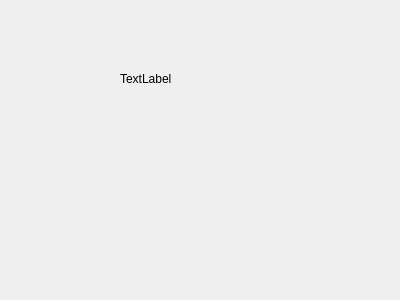
<?xml version="1.0" encoding="UTF-8"?>
<ui version="4.0">
 <class>Form</class>
 <widget class="QWidget" name="Form">
  <property name="geometry">
   <rect>
    <x>0</x>
    <y>0</y>
    <width>400</width>
    <height>300</height>
   </rect>
  </property>
  <property name="windowTitle">
   <string>Form</string>
  </property>
  <widget class="QLabel" name="label">
   <property name="geometry">
    <rect>
     <x>120</x>
     <y>70</y>
     <width>67</width>
     <height>17</height>
    </rect>
   </property>
   <property name="text">
    <string>TextLabel</string>
   </property>
  </widget>
 </widget>
 <resources/>
 <connections/>
</ui>
